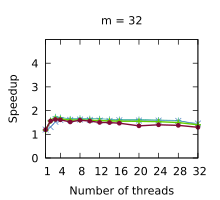

This figure's gnuplot source:
set title "m = 32"
set terminal pdf size 2.2,2.0
set output "./results/Scans_n___4,194,304,_m___32.pdf"
set key off
set xrange [1:32]
set xtics (1, 4, 8, 12, 16, 20, 24, 28, 32)
set xlabel "Number of threads"
set yrange [0:5]
set ytics (0, 1, 2, 3, 4)
set ylabel "Speedup"
plot './results/Scans_n___4,194,304,_m___32.dat' using 1:2 title "Outer parallelism" pointsize 0.7 lw 1 pt 1 linecolor rgb "#24A793" with linespoints, \
  './results/Scans_n___4,194,304,_m___32.dat' using 1:3 title "Inner parallelism" pointsize 0.7 lw 1 pt 2 linecolor rgb "#5287C6" with linespoints, \
  './results/Scans_n___4,194,304,_m___32.dat' using 1:4 title "Multi-atomics 64 32" pointsize 0.7 lw 2 pt 1 linecolor rgb "#64D000" with linespoints, \
  './results/Scans_n___4,194,304,_m___32.dat' using 1:5 title "WorkAssisting 32" pointsize 0.4 lw 2 pt 7 linecolor rgb "#800A35" with linespoints
